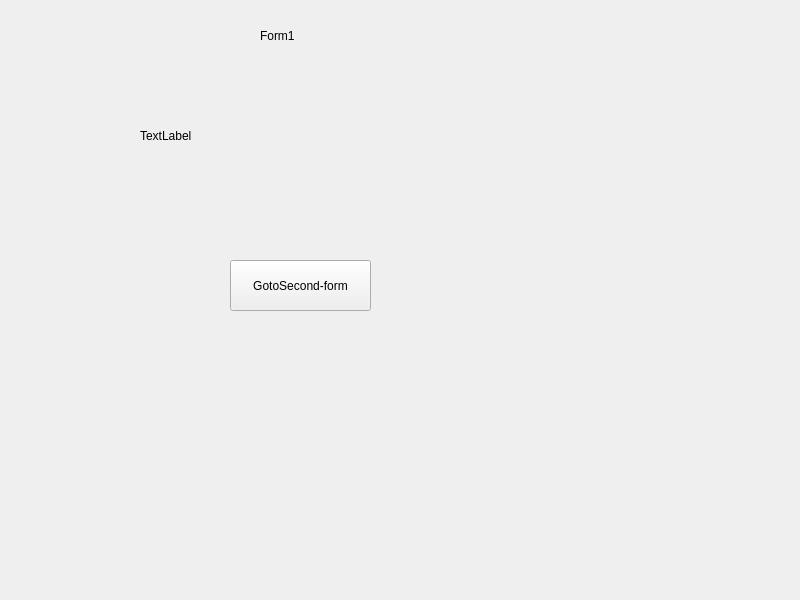
<?xml version="1.0" encoding="UTF-8"?>
<ui version="4.0">
 <class>changeForm</class>
 <widget class="QWidget" name="changeForm">
  <property name="geometry">
   <rect>
    <x>0</x>
    <y>0</y>
    <width>800</width>
    <height>600</height>
   </rect>
  </property>
  <property name="windowTitle">
   <string>changeForm</string>
  </property>
  <widget class="QPushButton" name="btn_next">
   <property name="geometry">
    <rect>
     <x>230</x>
     <y>260</y>
     <width>141</width>
     <height>51</height>
    </rect>
   </property>
   <property name="text">
    <string>GotoSecond-form</string>
   </property>
  </widget>
  <widget class="QLabel" name="label">
   <property name="geometry">
    <rect>
     <x>260</x>
     <y>20</y>
     <width>81</width>
     <height>31</height>
    </rect>
   </property>
   <property name="text">
    <string>Form1</string>
   </property>
  </widget>
  <widget class="QLabel" name="label_2">
   <property name="geometry">
    <rect>
     <x>140</x>
     <y>50</y>
     <width>371</width>
     <height>171</height>
    </rect>
   </property>
   <property name="text">
    <string>TextLabel</string>
   </property>
  </widget>
 </widget>
 <resources/>
 <connections/>
</ui>
